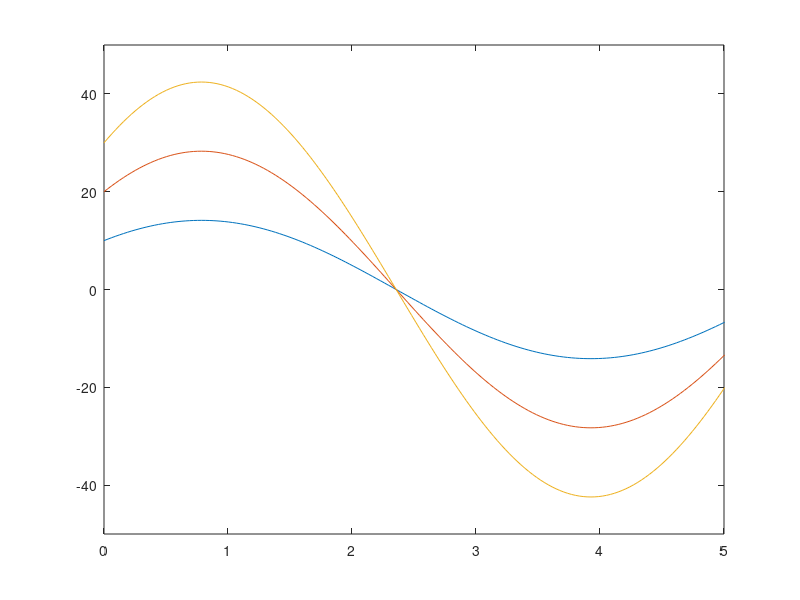

This figure's MATLAB source:
x1 = 10;
x2 = 20;
x3 = 30;
theta = 0:pi/100:2*pi;
rho1 = x1*cos(theta) + x1*sin(theta);
rho2 = x2*cos(theta) + x2*sin(theta);
rho3 = x3*cos(theta) + x3*sin(theta);
plot(theta, rho1, theta, rho2, theta, rho3)

axis([0 5.0 -50 50])